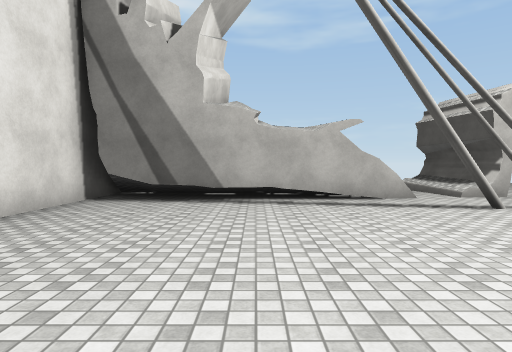
view 1 (above)

14 first-person views from a walk through a scene from a Unity 3-D project. The camera is 1.4 m above the floor, tilts 2° down and sees 75° across. The floor is counted in squares, 2 m on a side. Each view is taken from the middle of a square. On the plan, view 1 faces up. The plan holds only what a view shows up to about 10 squares ahead; the rest is blank. Surface patterns are stand-ins for the level's own textures.

view 2
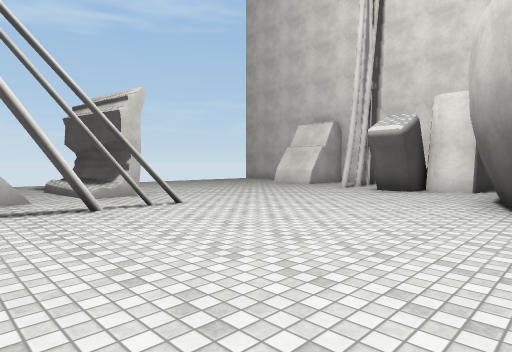

view 3
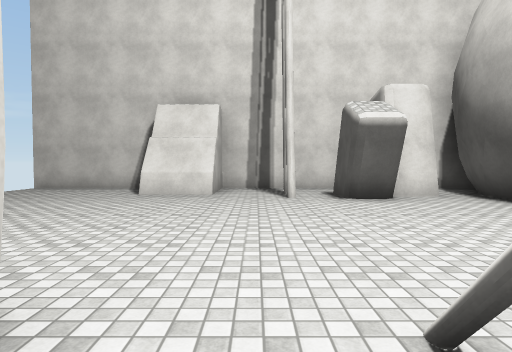

view 4
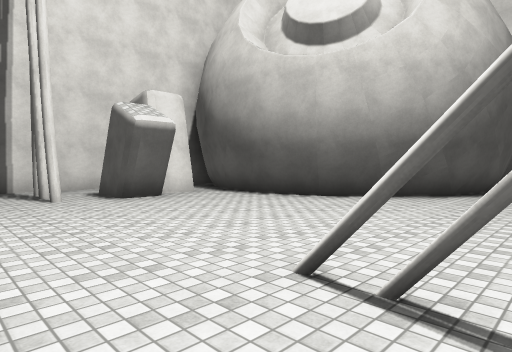

view 5
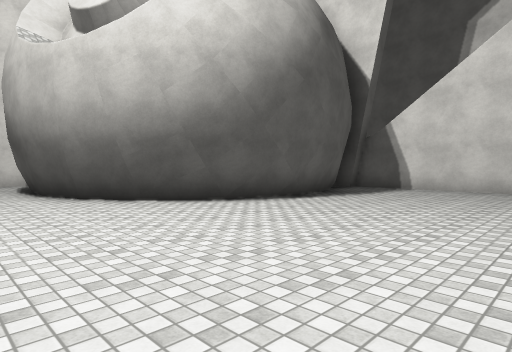

view 6
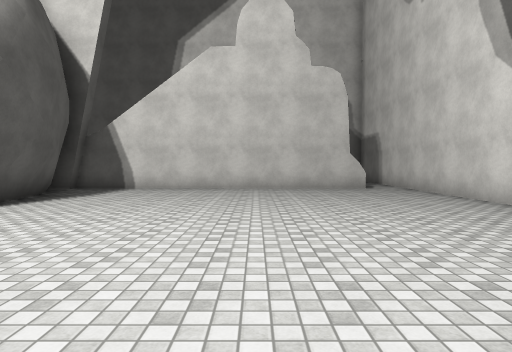

view 7
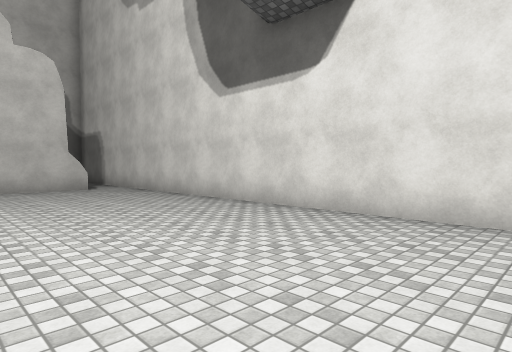

view 8
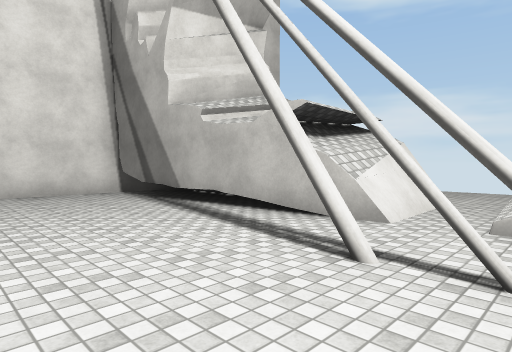

view 9
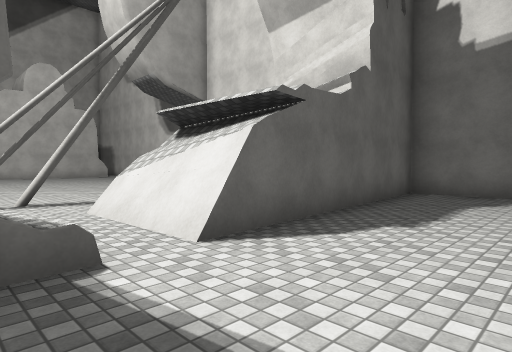

view 10
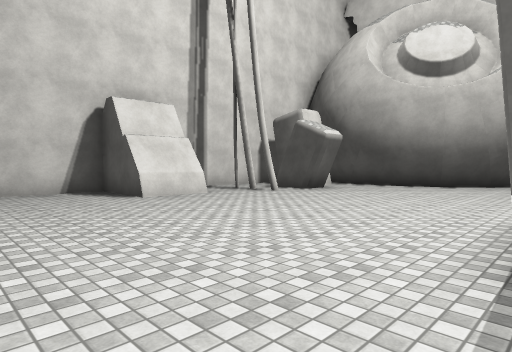

view 11
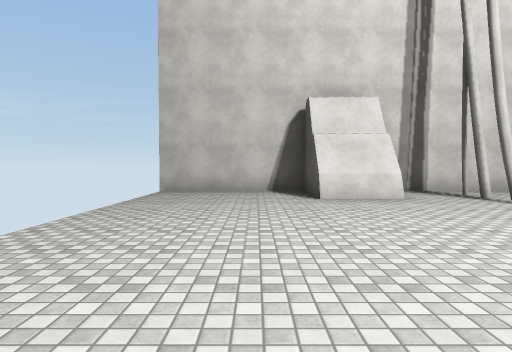

view 12
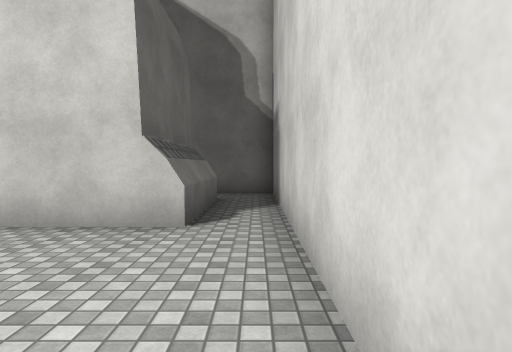

view 13
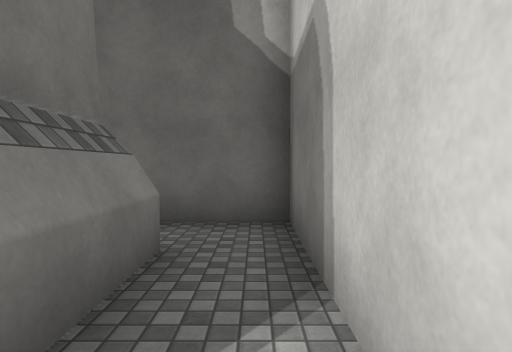

view 14
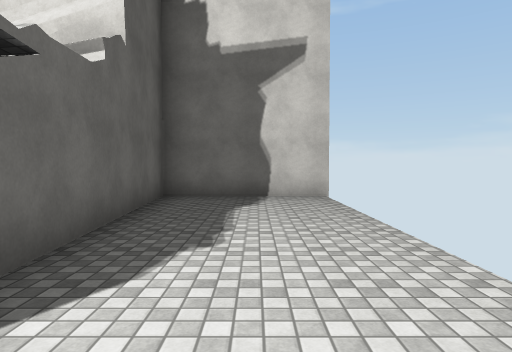

### Floor plan
Points are (right, up) in squares from view 1. A wall is a line through its corners. A room is listed if a view was taken in it or the views show most of it. See-through windows are left out.
Room 1 (views 1, 2, 3, 4, 5, 6, 7, 8, 9, 10, 11, 12, 14)
walls: (3.8, 5.1) (3.2, 5.3); (4.4, 5.1) (3.3, 5.2); (4.5, 5.1) (5.2, 5.4); (3.8, 5.2) (5.3, 5.4); (4.5, 5.2) (4.6, 5.1) (5.2, 5.5); (3.2, 5.1) (3.8, 5.2) (3.5, 5.1) (3.2, 5.4); (4.4, 5.3) (4.3, 5.3); (4, 5.4) (5.2, 5.3) (4, 5.2); (4.1, 5.4) (4.6, 5.2) (4.5, 5.3); (5.1, 5) (3.9, 5.4); (4.4, 5.5) (5.2, 5.2); (4.7, 5.4) (5.1, 5.2) (4.6, 5.2); (3.5, 5.5) (3.7, 5.2) (3.5, 5.1); (4.8, 5.4) (4.6, 5.2); (3.3, 5.5) (3.9, 5.4); (4.9, 5.4) (4.1, 5.1); (5.5, 7.1) (5.2, 7.1) (4.9, 9.7); (7, 0.2) (8.2, 1); (8.1, 1) (9.6, 1.4); (5.9, -1) (7.1, 0.4); (3.2, 9.5) (3.2, 6.9) (-3, 6.4); (9.3, 1.3) (10.8, 1.4) (12.2, 0.9); (5.6, -2.2) (6.1, -0.8); (10.4, 3.3) (10.4, 3.9) (10.5, 4.1) (10.8, 4.2); (10.6, 4.2) (11.9, 4.2); (5.4, -2.5) (5.6, -2); (11, 3.1) (10.6, 3.3); (5.5, -2.9) (6, -1.4); (5.4, -3.3) (5.5, -2.3); (-3.4, 2.5) (-3.4, -6.5); (11.4, 1.9) (11.4, 3); (11.8, 3.1) (10.6, 3.1); (11.8, 7) (11.8, 8.7); (-3.4, 7.9) (-3.4, 4); (5.6, -4.3) (5.5, -2.8); (5.9, -4.9) (5.6, -3.6); (5.8, -5.2) (5.6, -4.6); (13.8, 5) (13.8, 7) (12, 7) (12, 8.7) (13.8, 8.7) (13.8, 12.6); (-3.3, 12.6) (-3.4, 8.9) (2.9, 9.5) (2.9, 6.8); (-2, -6.7) (-1.8, -6.6); (-2, -6.7) (6.2, -6.7) (6.2, -6.4) (6.8, -6.4)
low walls: (6, -1.4) (7.1, 0.1); (9.5, 1.2) (11.3, 1.1); (10.6, 3.3) (10.6, 4.1); (5.6, -3.1) (5.7, -2.5); (6.2, -5.4) (5.8, -4.4)
ways out: opening at (-3, -7) to room 2; gap at (13, 5) to room 3
Room 2 (view 13)
walls: (-2, -9.8) (-2, -6.7); (-2.2, -9.8) (-2.2, -6.8); (-3.4, -6.5) (-3.4, -11) (-1.5, -11)
ways out: opening at (-3, -7) to room 1
Room 3 (no view inside)
walls: (13.8, 3.3) (13.8, 5)
ways out: gap at (13, 5) to room 1

Positions as (right, up) in squares from view 1, and headings:
1: (0, 0), facing up
2: (2, 0), facing up-right
3: (4, 6), facing right
4: (4, 7), facing down-right
5: (1, 3), facing down-right
6: (1, 3), facing down
7: (1, 3), facing down-left
8: (5, 3), facing up-left
9: (5, 12), facing down-left
10: (5, 12), facing down-right
11: (5, 10), facing right
12: (-3, -3), facing down
13: (-3, -7), facing down
14: (4, 11), facing left
